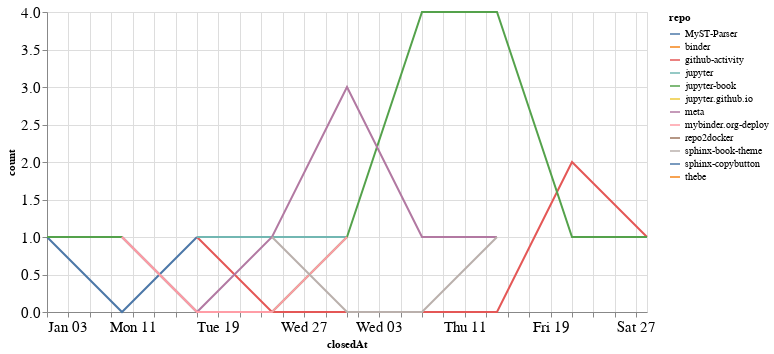

Notebook source saved alongside this figure:
### Code cell
closed_by_time = closed_by.groupby('repo').resample('W', on='closedAt').count()['author'].reset_index()
closed_by_time = closed_by_time.rename(columns={'author': 'count'})

alt.Chart(closed_by_time, width=600).mark_line().encode(
    x='closedAt',
    y='count',
    color='repo',
    tooltip="repo"
)

### Figure 1 — Vega-Lite specification as saved in the notebook (floating-point values rounded to 4 significant figures)
{"config": {"axisLeft": {"labelFontSize": 15}, "axisBottom": {"labelFontSize": 15}}, "data": {"name": "data-c42dfb362028d8d46fdcba8b4446482e"}, "mark": "line", "encoding": {"color": {"type": "nominal", "field": "repo"}, "tooltip": {"type": "nominal", "field": "repo"}, "x": {"type": "temporal", "field": "closedAt"}, "y": {"type": "quantitative", "field": "count"}}, "width": 600, "$schema": "https://vega.github.io/schema/vega-lite/v4.8.1.json", "datasets": {"data-c42dfb362028d8d46fdcba8b4446482e": [{"repo": "MyST-Parser", "closedAt": "2021-01-03T00:00:00", "count": 1}, {"repo": "MyST-Parser", "closedAt": "2021-01-10T00:00:00", "count": 0}, {"repo": "MyST-Parser", "closedAt": "2021-01-17T00:00:00", "count": 1}, {"repo": "binder", "closedAt": "2021-01-31T00:00:00", "count": 1}, {"repo": "github-activity", "closedAt": "2021-01-17T00:00:00", "count": 1}, {"repo": "github-activity", "closedAt": "2021-01-24T00:00:00", "count": 0}, {"repo": "github-activity", "closedAt": "2021-01-31T00:00:00", "count": 0}, {"repo": "github-activity", "closedAt": "2021-02-07T00:00:00", "count": 0}, {"repo": "github-activity", "closedAt": "2021-02-14T00:00:00", "count": 0}, {"repo": "github-activity", "closedAt": "2021-02-21T00:00:00", "count": 2}, {"repo": "github-activity", "closedAt": "2021-02-28T00:00:00", "count": 1}, {"repo": "jupyter", "closedAt": "2021-01-17T00:00:00", "count": 1}, {"repo": "jupyter", "closedAt": "2021-01-24T00:00:00", "count": 1}, {"repo": "jupyter", "closedAt": "2021-01-31T00:00:00", "count": 1}, {"repo": "jupyter-book", "closedAt": "2021-01-03T00:00:00", "count": 1}, {"repo": "jupyter-book", "closedAt": "2021-01-10T00:00:00", "count": 1}, {"repo": "jupyter-book", "closedAt": "2021-01-17T00:00:00", "count": 0}, {"repo": "jupyter-book", "closedAt": "2021-01-24T00:00:00", "count": 0}, {"repo": "jupyter-book", "closedAt": "2021-01-31T00:00:00", "count": 1}, {"repo": "jupyter-book", "closedAt": "2021-02-07T00:00:00", "count": 4}, {"repo": "jupyter-book", "closedAt": "2021-02-14T00:00:00", "count": 4}, {"repo": "jupyter-book", "closedAt": "2021-02-21T00:00:00", "count": 1}, {"repo": "jupyter-book", "closedAt": "2021-02-28T00:00:00", "count": 1}, {"repo": "jupyter.github.io", "closedAt": "2021-02-07T00:00:00", "count": 1}, {"repo": "meta", "closedAt": "2021-01-10T00:00:00", "count": 1}, {"repo": "meta", "closedAt": "2021-01-17T00:00:00", "count": 0}, {"repo": "meta", "closedAt": "2021-01-24T00:00:00", "count": 1}, {"repo": "meta", "closedAt": "2021-01-31T00:00:00", "count": 3}, {"repo": "meta", "closedAt": "2021-02-07T00:00:00", "count": 1}, {"repo": "meta", "closedAt": "2021-02-14T00:00:00", "count": 1}, {"repo": "mybinder.org-deploy", "closedAt": "2021-01-10T00:00:00", "count": 1}, {"repo": "mybinder.org-deploy", "closedAt": "2021-01-17T00:00:00", "count": 0}, {"repo": "mybinder.org-deploy", "closedAt": "2021-01-24T00:00:00", "count": 0}, {"repo": "mybinder.org-deploy", "closedAt": "2021-01-31T00:00:00", "count": 1}, {"repo": "repo2docker", "closedAt": "2021-01-24T00:00:00", "count": 1}, {"repo": "sphinx-book-theme", "closedAt": "2021-01-24T00:00:00", "count": 1}, {"repo": "sphinx-book-theme", "closedAt": "2021-01-31T00:00:00", "count": 0}, {"repo": "sphinx-book-theme", "closedAt": "2021-02-07T00:00:00", "count": 0}, {"repo": "sphinx-book-theme", "closedAt": "2021-02-14T00:00:00", "count": 1}, {"repo": "sphinx-copybutton", "closedAt": "2021-01-03T00:00:00", "count": 1}, {"repo": "thebe", "closedAt": "2021-01-10T00:00:00", "count": 1}]}}
